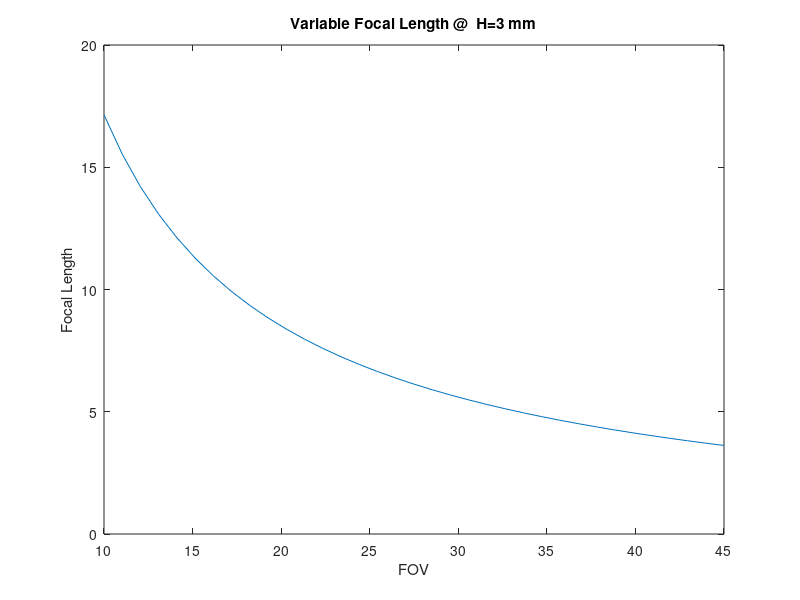
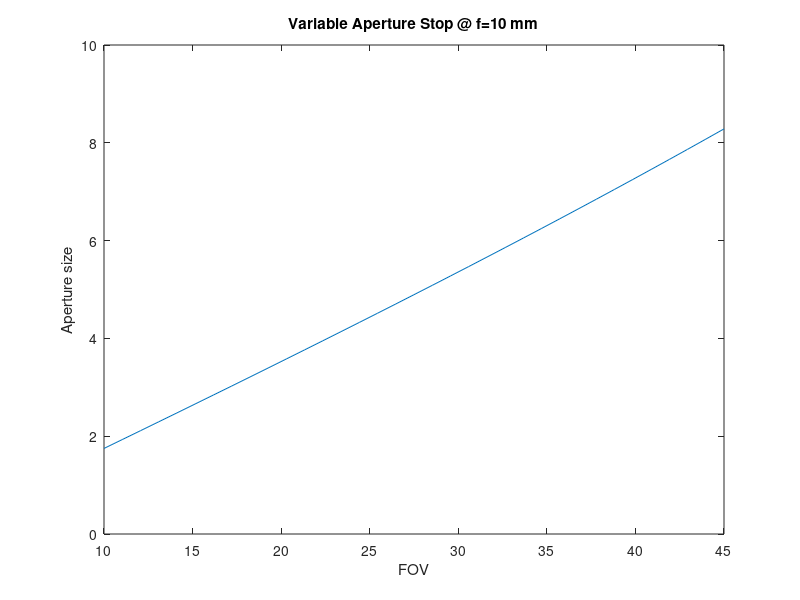

These charts were generated, in order, by the following MATLAB code:
% FOV calculations
% This code calculates the wanted FOV with varying focal lengths for a
% fixed sensor size of 3 mm

% This code calculates the wanted FOV with varying the sensor size with an
% aperture and fixed focal length for focal lengths of 10 mm, 12 mm, 15 mm,
% and 20 mm

%% Fixed H
FOV = linspace(10,45,35);

H_fixed = 3; % Units[mm]

for i = 1:length(FOV)
    f_var(i) = H_fixed / (2*tand(FOV(i)/2));
end

%% Fixed f
f_fixed = 10; %Units[mm]

for i = 1:length(FOV)
    h_var(i) = 2*f_fixed*tand(FOV(i)/2);
end

%% Plotting
figure
plot(FOV,f_var)
title('Variable Focal Length @  H=3 mm')
xlabel('FOV')
ylabel('Focal Length')

figure
plot(FOV,h_var)
title('Variable Aperture Stop @ f=10 mm')
xlabel('FOV')
ylabel('Aperture size')
